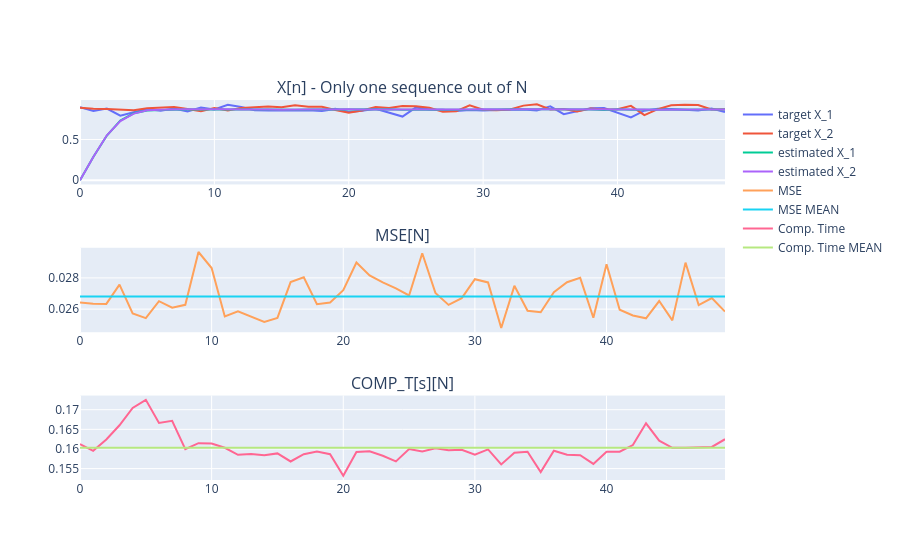

The notebook cell saved with this chart:
### Code cell
RobustKNetFig = make_subplots(rows=3, cols=1, subplot_titles=("X[n] - Only one sequence out of N","MSE[N]", "COMP_T[s][N]", "Tollerance C_t"))

if SELECTED_MODEL == 0:
    RobustKNetFig.append_trace(go.Scatter(x = np.arange(len(test_data_synt)), y = torch.squeeze(torch.transpose(test_target,0, 1)).numpy()[0:-1, 0], name = 'target X_1'), row=1, col=1)
    RobustKNetFig.append_trace(go.Scatter(x = np.arange(len(test_data_synt)), y = torch.squeeze(torch.transpose(test_target,0, 1)).numpy()[0:-1, 1], name = 'target X_2'), row=1, col=1)
    RobustKNetFig.append_trace(go.Scatter(x = np.arange(len(test_data_synt)), y = torch.squeeze(torch.transpose(Xrekf.detach(), 0, 1)).numpy()[0:-1, 0], name = 'estimated X_1'), row=1, col=1)
    RobustKNetFig.append_trace(go.Scatter(x = np.arange(len(test_data_synt)), y = torch.squeeze(torch.transpose(Xrekf.detach(), 0, 1)).numpy()[0:-1, 1], name = 'estimated X_2'), row=1, col=1)

    RobustKNetFig.append_trace(go.Scatter(x=np.arange(len(test_data_synt)), y=test_data_synt['MSE Robust KNet'], name='MSE'), row=2, col=1)
    RobustKNetFig.append_trace(go.Scatter(x=np.arange(len(test_data_synt)), y=np.linspace(test_data_synt.mean()[2], test_data_synt.mean()[2], len(test_data_synt)), name = 'MSE MEAN'), row=2, col=1)
    
    RobustKNetFig.append_trace(go.Scatter(x=np.arange(len(test_data_synt)), y=test_data_synt['Computational Time Robust KNet [s]'], name='Comp. Time'), row=3, col=1)
    RobustKNetFig.append_trace(go.Scatter(x=np.arange(len(test_data_synt)), y=np.linspace(test_data_synt.mean()[3], test_data_synt.mean()[3], len(test_data_synt)), name = 'Comp. Time MEAN'), row=3, col=1)
    
    RobustKNetFig.show()
else:
    RobustKNetFig.append_trace(go.Scatter(x = np.linspace(1, torch.squeeze(torch.transpose(test_target,0, 1)).numpy()[0:-1, 0].shape[0], torch.squeeze(torch.transpose(test_target,0, 1)).numpy()[0:-1, 0].shape[0]+1),
        y=torch.squeeze(torch.transpose(test_target,0, 1)).numpy()[0:-1, 0], name = 'target X_1'
    ), row=1, col=1)
    RobustKNetFig.append_trace(go.Scatter(x = np.linspace(1, torch.squeeze(torch.transpose(test_target,0, 1)).numpy()[0:-1, 1].shape[0], torch.squeeze(torch.transpose(test_target,0, 1)).numpy()[0:-1, 1].shape[0]+1),
        y=torch.squeeze(torch.transpose(test_target,0, 1)).numpy()[0:-1, 1], name = 'target X_2'
    ), row=1, col=1)
    RobustKNetFig.append_trace(go.Scatter(x = np.linspace(1, torch.squeeze(torch.transpose(test_target,0, 1)).numpy()[0:-1, 1].shape[0], torch.squeeze(torch.transpose(test_target,0, 1)).numpy()[0:-1, 1].shape[0]+1),
        y=torch.squeeze(torch.transpose(test_target,0, 1)).numpy()[0:-1, 2], name = 'target X_3'
    ), row=1, col=1)
    RobustKNetFig.append_trace(go.Scatter(x = np.linspace(1, torch.squeeze(torch.transpose(Xrekf.detach(), 0, 1)).numpy()[0:-1, 0].shape[0], torch.squeeze(torch.transpose(Xrekf.detach(), 0, 1)).numpy()[0:-1, 0].shape[0]+1),
        y=torch.squeeze(torch.transpose(Xrekf.detach(), 0, 1)).numpy()[0:-1, 0], name = 'estimated X_1'
    ), row=1, col=1)
    RobustKNetFig.append_trace(go.Scatter(x = np.linspace(1, torch.squeeze(torch.transpose(Xrekf.detach(), 0, 1)).numpy()[0:-1, 1].shape[0], torch.squeeze(torch.transpose(Xrekf.detach(), 0, 1)).numpy()[0:-1, 1].shape[0]+1),
        y=torch.squeeze(torch.transpose(Xrekf.detach(), 0, 1)).numpy()[0:-1, 1], name = 'estimated X_2'
    ), row=1, col=1)
    RobustKNetFig.append_trace(go.Scatter(x = np.linspace(1, torch.squeeze(torch.transpose(Xrekf.detach(), 0, 1)).numpy()[0:-1, 2].shape[0], torch.squeeze(torch.transpose(Xrekf.detach(), 0, 1)).numpy()[0:-1, 2].shape[0]+1),
        y=torch.squeeze(torch.transpose(Xrekf.detach(), 0, 1)).numpy()[0:-1, 2], name = 'estimated X_3'
    ), row=1, col=1)

    RobustKNetFig.append_trace(go.Scatter(x=np.arange(len(test_data_synt)), y=test_data_synt['MSE Robust KNet'], name='MSE'), row=2, col=1)
    RobustKNetFig.append_trace(go.Scatter(x=np.arange(len(test_data_synt)), y=np.linspace(test_data_synt.mean()[2], test_data_synt.mean()[2], len(test_data_synt)), name = 'MSE MEAN'), row=2, col=1)

    RobustKNetFig.append_trace(go.Scatter(x=np.arange(len(test_data_synt)), y=test_data_synt['Computational Time Robust KNet [s]'], name='Comp. Time'), row=3, col=1)
    RobustKNetFig.append_trace(go.Scatter(x=np.arange(len(test_data_synt)), y=np.linspace(test_data_synt.mean()[3], test_data_synt.mean()[3], len(test_data_synt)), name = 'Comp. Time MEAN'), row=3, col=1)
    
    RobustKNetFig.show()

    Lorentz = make_subplots(rows=1, cols=1, subplot_titles=("A sample plot of the test data", "A sample plot of the filtered data"))
    Lorentz.append_trace(go.Scatter(x = test_target[0,:], y= test_target[2, :]), row=1, col=1)
    Lorentz.append_trace(go.Scatter(x = Xrekf[0,:], y= Xrekf[2, :]), row=1, col=1)
    
    Lorentz.show()

### Figure 1 — Plotly figure (JSON) as saved in the notebook; plotly's stock layout.template omitted (floating-point values rounded to 4 significant figures)
{"data": [{"name": "target X_1", "type": "scatter", "x": [0, 1, 2, 3, 4, 5, 6, 7, 8, 9, 10, 11, 12, 13, 14, 15, 16, 17, 18, 19, 20, 21, 22, 23, 24, 25, 26, 27, 28, 29, 30, 31, 32, 33, 34, 35, 36, 37, 38, 39, 40, 41, 42, 43, 44, 45, 46, 47, 48, 49], "xaxis": "x", "y": [0.8975, 0.851, 0.8798, 0.793, 0.835, 0.8737, 0.8548, 0.8806, 0.8462, 0.8927, 0.8688, 0.9273, 0.8991, 0.8585, 0.8564, 0.858, 0.8518, 0.8599, 0.8516, 0.8764, 0.837, 0.8524, 0.8774, 0.8255, 0.7823, 0.8945, 0.8693, 0.8651, 0.8491, 0.8635, 0.8558, 0.8616, 0.8681, 0.8696, 0.8574, 0.9073, 0.8122, 0.8507, 0.8835, 0.8874, 0.8316, 0.7726, 0.8546, 0.8768, 0.8735, 0.867, 0.8577, 0.8802, 0.8366], "yaxis": "y"}, {"name": "target X_2", "type": "scatter", "x": [0, 1, 2, 3, 4, 5, 6, 7, 8, 9, 10, 11, 12, 13, 14, 15, 16, 17, 18, 19, 20, 21, 22, 23, 24, 25, 26, 27, 28, 29, 30, 31, 32, 33, 34, 35, 36, 37, 38, 39, 40, 41, 42, 43, 44, 45, 46, 47, 48, 49], "xaxis": "x", "y": [0.8913, 0.8788, 0.876, 0.8669, 0.8585, 0.8842, 0.8885, 0.9007, 0.8738, 0.8475, 0.8868, 0.8578, 0.8886, 0.8941, 0.9067, 0.8978, 0.9206, 0.904, 0.9028, 0.8627, 0.8298, 0.8572, 0.898, 0.8869, 0.913, 0.9082, 0.8902, 0.8411, 0.8482, 0.9193, 0.8662, 0.8582, 0.8692, 0.9164, 0.9337, 0.8692, 0.8744, 0.8453, 0.88, 0.8678, 0.8709, 0.9131, 0.8008, 0.874, 0.9209, 0.9258, 0.9249, 0.8703, 0.8715], "yaxis": "y"}, {"name": "estimated X_1", "type": "scatter", "x": [0, 1, 2, 3, 4, 5, 6, 7, 8, 9, 10, 11, 12, 13, 14, 15, 16, 17, 18, 19, 20, 21, 22, 23, 24, 25, 26, 27, 28, 29, 30, 31, 32, 33, 34, 35, 36, 37, 38, 39, 40, 41, 42, 43, 44, 45, 46, 47, 48, 49], "xaxis": "x", "y": [0.0, 0.2881, 0.5494, 0.7336, 0.8221, 0.8578, 0.8626, 0.8682, 0.8689, 0.8727, 0.8685, 0.8718, 0.8728, 0.8696, 0.8679, 0.8641, 0.8644, 0.869, 0.8704, 0.8696, 0.8682, 0.8677, 0.8709, 0.8732, 0.867, 0.8694, 0.8686, 0.8657, 0.8654, 0.8681, 0.8703, 0.8715, 0.8688, 0.872, 0.8715, 0.8722, 0.8682, 0.8673, 0.8677, 0.8639, 0.8705, 0.8655, 0.8652, 0.8703, 0.866, 0.8686, 0.8691, 0.8689, 0.8692], "yaxis": "y"}, {"name": "estimated X_2", "type": "scatter", "x": [0, 1, 2, 3, 4, 5, 6, 7, 8, 9, 10, 11, 12, 13, 14, 15, 16, 17, 18, 19, 20, 21, 22, 23, 24, 25, 26, 27, 28, 29, 30, 31, 32, 33, 34, 35, 36, 37, 38, 39, 40, 41, 42, 43, 44, 45, 46, 47, 48, 49], "xaxis": "x", "y": [0.0, 0.2881, 0.5514, 0.7267, 0.8181, 0.8597, 0.867, 0.8724, 0.8716, 0.8729, 0.8745, 0.8709, 0.8674, 0.8714, 0.8677, 0.8663, 0.8711, 0.8703, 0.8704, 0.8672, 0.8708, 0.8703, 0.8697, 0.8713, 0.8706, 0.8706, 0.8712, 0.8713, 0.8633, 0.8678, 0.8721, 0.867, 0.8702, 0.8722, 0.8727, 0.8727, 0.868, 0.8721, 0.8702, 0.8736, 0.8716, 0.8687, 0.8683, 0.8656, 0.8682, 0.873, 0.8707, 0.8696, 0.8697], "yaxis": "y"}, {"name": "MSE", "type": "scatter", "x": [0, 1, 2, 3, 4, 5, 6, 7, 8, 9, 10, 11, 12, 13, 14, 15, 16, 17, 18, 19, 20, 21, 22, 23, 24, 25, 26, 27, 28, 29, 30, 31, 32, 33, 34, 35, 36, 37, 38, 39, 40, 41, 42, 43, 44, 45, 46, 47, 48, 49], "xaxis": "x2", "y": [0.02643, 0.02634, 0.02634, 0.02757, 0.02572, 0.02542, 0.02651, 0.02609, 0.02628, 0.02966, 0.02863, 0.02553, 0.02586, 0.0255, 0.02519, 0.02544, 0.02773, 0.02804, 0.02631, 0.02643, 0.02722, 0.02898, 0.02816, 0.02771, 0.02733, 0.02688, 0.02958, 0.02704, 0.02627, 0.0267, 0.02792, 0.02771, 0.02479, 0.02749, 0.02589, 0.0258, 0.02709, 0.02772, 0.028, 0.02545, 0.02887, 0.02596, 0.02559, 0.02541, 0.02652, 0.02528, 0.02898, 0.02626, 0.02671, 0.02584], "yaxis": "y2"}, {"name": "MSE MEAN", "type": "scatter", "x": [0, 1, 2, 3, 4, 5, 6, 7, 8, 9, 10, 11, 12, 13, 14, 15, 16, 17, 18, 19, 20, 21, 22, 23, 24, 25, 26, 27, 28, 29, 30, 31, 32, 33, 34, 35, 36, 37, 38, 39, 40, 41, 42, 43, 44, 45, 46, 47, 48, 49], "xaxis": "x2", "y": [0.0268, 0.0268, 0.0268, 0.0268, 0.0268, 0.0268, 0.0268, 0.0268, 0.0268, 0.0268, 0.0268, 0.0268, 0.0268, 0.0268, 0.0268, 0.0268, 0.0268, 0.0268, 0.0268, 0.0268, 0.0268, 0.0268, 0.0268, 0.0268, 0.0268, 0.0268, 0.0268, 0.0268, 0.0268, 0.0268, 0.0268, 0.0268, 0.0268, 0.0268, 0.0268, 0.0268, 0.0268, 0.0268, 0.0268, 0.0268, 0.0268, 0.0268, 0.0268, 0.0268, 0.0268, 0.0268, 0.0268, 0.0268, 0.0268, 0.0268], "yaxis": "y2"}, {"name": "Comp. Time", "type": "scatter", "x": [0, 1, 2, 3, 4, 5, 6, 7, 8, 9, 10, 11, 12, 13, 14, 15, 16, 17, 18, 19, 20, 21, 22, 23, 24, 25, 26, 27, 28, 29, 30, 31, 32, 33, 34, 35, 36, 37, 38, 39, 40, 41, 42, 43, 44, 45, 46, 47, 48, 49], "xaxis": "x3", "y": [0.1612, 0.1595, 0.1624, 0.166, 0.1705, 0.1725, 0.1666, 0.1672, 0.1599, 0.1615, 0.1614, 0.1603, 0.1585, 0.1587, 0.1584, 0.1589, 0.1568, 0.1587, 0.1594, 0.1587, 0.1532, 0.1592, 0.1594, 0.1583, 0.1568, 0.16, 0.1594, 0.1602, 0.1597, 0.1598, 0.1585, 0.1599, 0.1561, 0.159, 0.1593, 0.1541, 0.1596, 0.1585, 0.1584, 0.1562, 0.1593, 0.1593, 0.161, 0.1665, 0.1621, 0.1603, 0.1603, 0.1603, 0.1605, 0.1625], "yaxis": "y3"}, {"name": "Comp. Time MEAN", "type": "scatter", "x": [0, 1, 2, 3, 4, 5, 6, 7, 8, 9, 10, 11, 12, 13, 14, 15, 16, 17, 18, 19, 20, 21, 22, 23, 24, 25, 26, 27, 28, 29, 30, 31, 32, 33, 34, 35, 36, 37, 38, 39, 40, 41, 42, 43, 44, 45, 46, 47, 48, 49], "xaxis": "x3", "y": [0.1603, 0.1603, 0.1603, 0.1603, 0.1603, 0.1603, 0.1603, 0.1603, 0.1603, 0.1603, 0.1603, 0.1603, 0.1603, 0.1603, 0.1603, 0.1603, 0.1603, 0.1603, 0.1603, 0.1603, 0.1603, 0.1603, 0.1603, 0.1603, 0.1603, 0.1603, 0.1603, 0.1603, 0.1603, 0.1603, 0.1603, 0.1603, 0.1603, 0.1603, 0.1603, 0.1603, 0.1603, 0.1603, 0.1603, 0.1603, 0.1603, 0.1603, 0.1603, 0.1603, 0.1603, 0.1603, 0.1603, 0.1603, 0.1603, 0.1603], "yaxis": "y3"}], "layout": {"annotations": [{"font": {"size": 16}, "showarrow": false, "text": "X[n] - Only one sequence out of N", "x": 0.5, "xanchor": "center", "xref": "paper", "y": 1, "yanchor": "bottom", "yref": "paper"}, {"font": {"size": 16}, "showarrow": false, "text": "MSE[N]", "x": 0.5, "xanchor": "center", "xref": "paper", "y": 0.6111, "yanchor": "bottom", "yref": "paper"}, {"font": {"size": 16}, "showarrow": false, "text": "COMP_T[s][N]", "x": 0.5, "xanchor": "center", "xref": "paper", "y": 0.2222, "yanchor": "bottom", "yref": "paper"}], "xaxis": {"anchor": "y", "domain": [0, 1]}, "xaxis2": {"anchor": "y2", "domain": [0, 1]}, "xaxis3": {"anchor": "y3", "domain": [0, 1]}, "yaxis": {"anchor": "x", "domain": [0.7778, 1]}, "yaxis2": {"anchor": "x2", "domain": [0.3889, 0.6111]}, "yaxis3": {"anchor": "x3", "domain": [0, 0.2222]}}}
